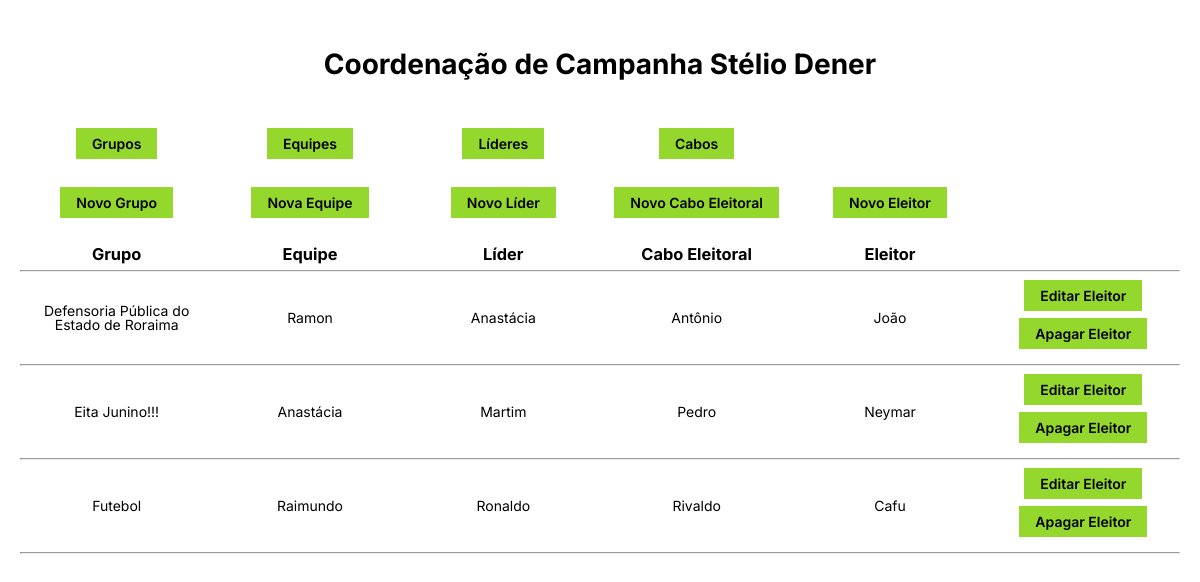
Before: / with the older database file.
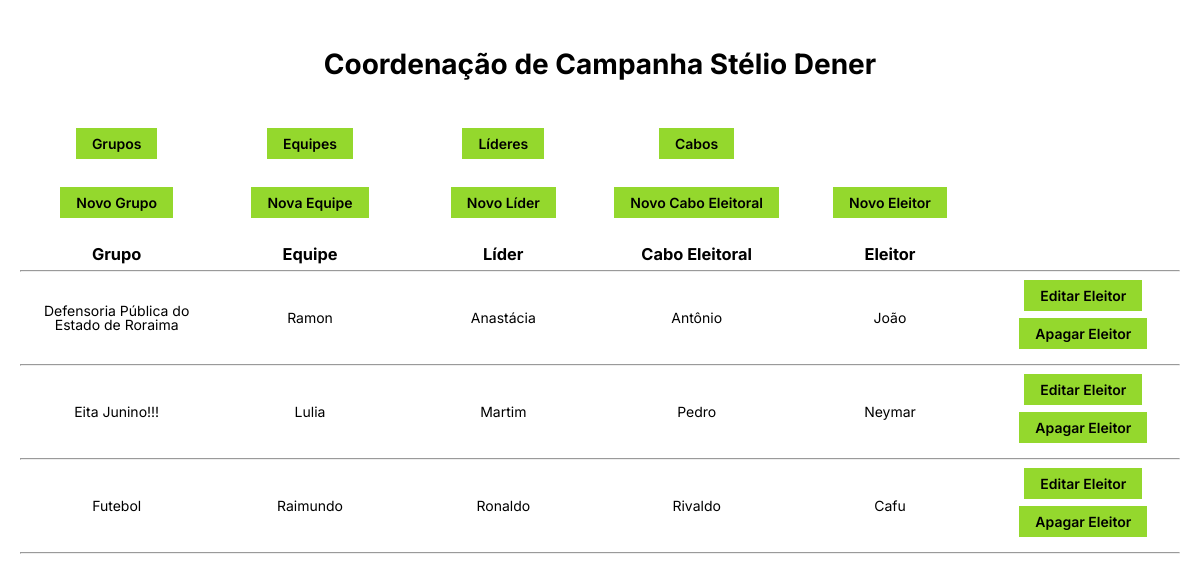
After: the same page with the newer database file.
### base/models.py (models this page shows, shortened)
class Voto(models.Model):
    cabo = models.ForeignKey(Cabo, null=True, on_delete=models.SET_NULL)
    eleitor = models.ForeignKey(Pessoa, null=True, on_delete=models.SET_NULL)
    updated = models.DateTimeField(auto_now=True)
    created = models.DateTimeField(auto_now_add=True)
    def __str__(self):
        return self.eleitor.nome

class Cabo(models.Model):
    líder = models.ForeignKey(Líder, null=True, on_delete=models.SET_NULL)
    cabo = models.ForeignKey(Pessoa, null=True, on_delete=models.SET_NULL)
    updated = models.DateTimeField(auto_now=True)
    created = models.DateTimeField(auto_now_add=True)
    def __str__(self):
        return self.cabo.nome

class Líder(models.Model):
    equipe = models.ForeignKey(Equipe, null=True, on_delete=models.SET_NULL)
    líder = models.ForeignKey(Pessoa, null=True, on_delete=models.SET_NULL)
    updated = models.DateTimeField(auto_now=True)
    created = models.DateTimeField(auto_now_add=True)
    def __str__(self):
        return self.líder.nome

class Equipe(models.Model):
    grupo = models.ForeignKey(Grupo, null=True, on_delete=models.SET_NULL)
    coordenador = models.ForeignKey(Pessoa, null=True, on_delete=models.SET_NULL)
    updated = models.DateTimeField(auto_now=True)
    created = models.DateTimeField(auto_now_add=True)
    def __str__(self):
        return self.coordenador.nome

class Pessoa(models.Model):
    nome = models.CharField(max_length=200)
    telefone = models.CharField(max_length=20, null=True, blank=True)
    logradouro = models.CharField(max_length=200, null=True, blank=True)
    bairro = models.CharField(max_length=200, null=True, blank=True)
    cidade = models.CharField(max_length=200, null=True, blank=True)
    cep = models.CharField(max_length=10, null=True, blank=True)
    cpf = models.CharField(max_length=14, null=True, blank=True, unique=True)
    nascimento = models.CharField(max_length=10, null=True, blank=True)
    updated = models.DateTimeField(auto_now=True)
    created = models.DateTimeField(auto_now_add=True)

class Grupo(models.Model):
    grupo = models.CharField(max_length=200)
    rgb = models.CharField(max_length=9, null=True, blank=True)
    updated = models.DateTimeField(auto_now=True)
    created = models.DateTimeField(auto_now_add=True)
    def __str__(self):
        return self.grupo

### base/views.py (the view)
# urls.py: path('', views.home, name='home'),
def home(request):
    votos = Voto.objects.all()
    context = {'votos': votos}
    return render(request, 'base/home.html', context)

### base/templates/base/home.html (shortened to what this page needs)
{% extends 'main.html' %}
{% block content %}
    <section class="tabela-votos">
        <div class="linha-tabela-votos">
            <div>
                <a href="{% url 'grupos' %}" class="btn">Grupos</a>
            </div>
            <div>
                <a href="{% url 'equipes' %}" class="btn">Equipes</a>
            </div>
            <div>
                <a href="{% url 'líderes' %}" class="btn">Líderes</a>
            </div>
            <div>
                <a href="{% url 'cabos' %}" class="btn">Cabos</a>
            </div>
        </div>
        <div class="linha-tabela-votos">
            <div>
                <a href="{% url 'cadastrar-grupo' %}" class="btn">Novo Grupo</a>
            </div>
            <div>
                <a href="{% url 'cadastrar-equipe' %}" class="btn">Nova Equipe</a>
            </div>
            <div>
                <a href="{% url 'cadastrar-líder' %}" class="btn">Novo Líder</a>
            </div>
            <div>
                <a href="{% url 'cadastrar-cabo' %}" class="btn">Novo Cabo Eleitoral</a>
            </div>
            <div>
                <a href="{% url 'cadastrar-eleitor' %}" class="btn">Novo Eleitor</a>
            </div>
        </div>
        <div class="linha-tabela-votos">
            <div><h3>Grupo</h3></div>
            <div><h3>Equipe</h3></div>
            <div><h3>Líder</h3></div>
            <div><h3>Cabo Eleitoral</h3></div>
            <div><h3>Eleitor</h3></div>
        </div>
        <hr>
            {% for voto in votos %}
            <div class="linha-tabela-votos">
                <div>{{voto.cabo.líder.equipe.grupo}}</div>
                <div>{{voto.cabo.líder.equipe}}</div>
                <div>{{voto.cabo.líder}}</div>
                <div>{{voto.cabo}}</div>
                <div>{{voto}}</div>
                <div>
                    <div>
                        <a href="{% url 'editar-eleitor' voto.id %}" class="btn" style="margin-bottom: 7px">Editar Eleitor</a>
                    </div>
                    <div>
                        <a href="{% url 'deletar-eleitor' voto.id %}" class="btn" style="margin-bottom: 7px">Apagar Eleitor</a>
                    </div>
                </div>
            </div>
            <hr>
            {% endfor %}
    </section>
{% endblock  %}

Changed rows visible on the page:
changed through a linked row, Voto "Eita Junino!!!": cabo.líder.equipe "Anastácia" → "Lulia"
